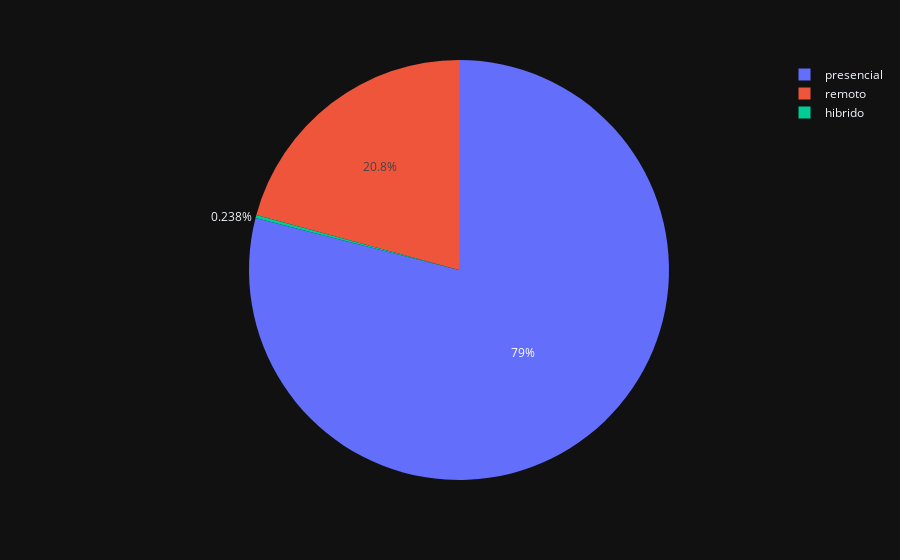

The notebook cell saved with this chart:
### Code cell
remote_ratio = df_final['modalidade'].value_counts().reset_index()
remote_ratio.columns = ['modalidade', 'quantidade']

px.pie(data_frame=remote_ratio, values='quantidade', names='modalidade')

### Figure 1 — Plotly figure (JSON) as saved in the notebook; plotly's stock layout.template omitted (floating-point values rounded to 4 significant figures)
{"data": [{"domain": {"x": [0.0, 1.0], "y": [0.0, 1.0]}, "hovertemplate": "modalidade=%{label}<br>quantidade=%{value}<extra></extra>", "labels": ["presencial", "remoto", "hibrido"], "legendgroup": "", "name": "", "showlegend": true, "values": [105305, 27716, 318], "type": "pie"}], "layout": {"legend": {"tracegroupgap": 0}, "margin": {"t": 60}}}
